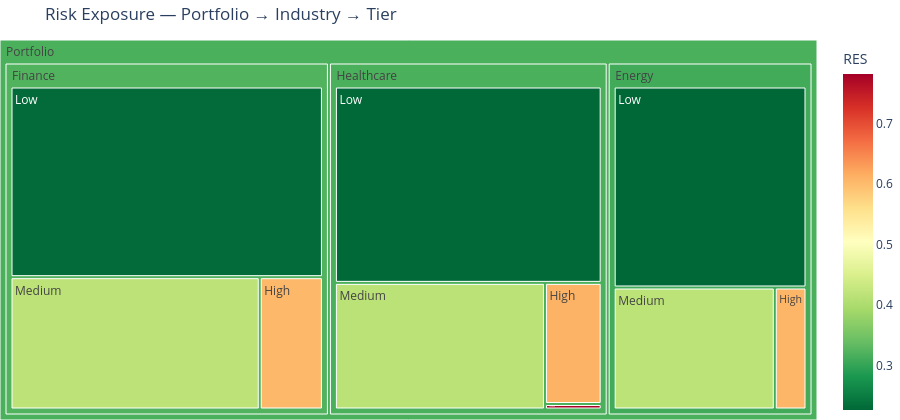

Notebook code for this chart:
### Code cell
# ── Interactive plotly views (render live in Jupyter) ───────────────────
import plotly.express as px
fig_tree = px.treemap(df, path=[px.Constant("Portfolio"), "industry", "RES_tier"],
                      color="RES", color_continuous_scale="RdYlGn_r",
                      title="Risk Exposure — Portfolio → Industry → Tier")
fig_tree.update_layout(margin=dict(t=40,l=0,r=0,b=0), height=420)
fig_tree

### Figure 1 — Plotly figure (JSON) as saved in the notebook; plotly's stock layout.template omitted (floating-point values rounded to 4 significant figures)
{"data": [{"branchvalues": "total", "customdata": [[0.4177], [0.2283], [0.2269], [0.6098], [0.4168], [0.2303], [0.415], [0.6039], [0.6072], [0.782], [0.3107], [0.3183], [0.3222], [0.3179]], "domain": {"x": [0.0, 1.0], "y": [0.0, 1.0]}, "hovertemplate": "labels=%{label}<br>count=%{value}<br>parent=%{parent}<br>id=%{id}<br>RES=%{color}<extra></extra>", "ids": ["Portfolio/Energy/Medium", "Portfolio/Healthcare/Low", "Portfolio/Energy/Low", "Portfolio/Healthcare/High", "Portfolio/Finance/Medium", "Portfolio/Finance/Low", "Portfolio/Healthcare/Medium", "Portfolio/Finance/High", "Portfolio/Energy/High", "Portfolio/Healthcare/Critical", "Portfolio/Energy", "Portfolio/Healthcare", "Portfolio/Finance", "Portfolio"], "labels": ["Medium", "Low", "Low", "High", "Medium", "Low", "Medium", "High", "High", "Critical", "Energy", "Healthcare", "Finance", "Portfolio"], "marker": {"coloraxis": "coloraxis", "colors": [0.4177, 0.2283, 0.2269, 0.6098, 0.4168, 0.2303, 0.415, 0.6039, 0.6072, 0.782, 0.3107, 0.3183, 0.3222, 0.3179]}, "name": "", "parents": ["Portfolio/Energy", "Portfolio/Healthcare", "Portfolio/Energy", "Portfolio/Healthcare", "Portfolio/Finance", "Portfolio/Finance", "Portfolio/Healthcare", "Portfolio/Finance", "Portfolio/Energy", "Portfolio/Healthcare", "Portfolio", "Portfolio", "Portfolio", ""], "type": "treemap", "values": [320, 839, 631, 110, 525, 948, 426, 133, 63, 5, 1014, 1380, 1606, 4000]}], "layout": {"coloraxis": {"colorbar": {"title": {"text": "RES"}}, "colorscale": [[0.0, "rgb(0,104,55)"], [0.1, "rgb(26,152,80)"], [0.2, "rgb(102,189,99)"], [0.3, "rgb(166,217,106)"], [0.4, "rgb(217,239,139)"], [0.5, "rgb(255,255,191)"], [0.6, "rgb(254,224,139)"], [0.7, "rgb(253,174,97)"], [0.8, "rgb(244,109,67)"], [0.9, "rgb(215,48,39)"], [1.0, "rgb(165,0,38)"]]}, "height": 420, "legend": {"tracegroupgap": 0}, "margin": {"b": 0, "l": 0, "r": 0, "t": 40}, "title": {"text": "Risk Exposure — Portfolio → Industry → Tier"}}}
